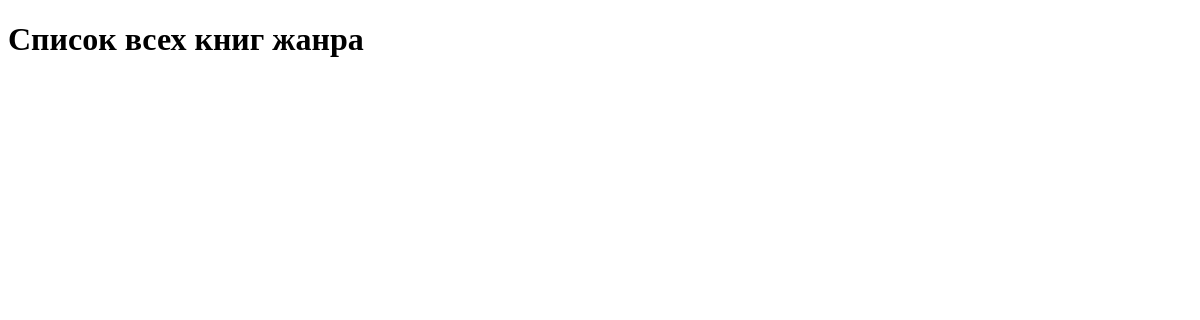
Page /print_book_by_genre/3 on the earlier database version.
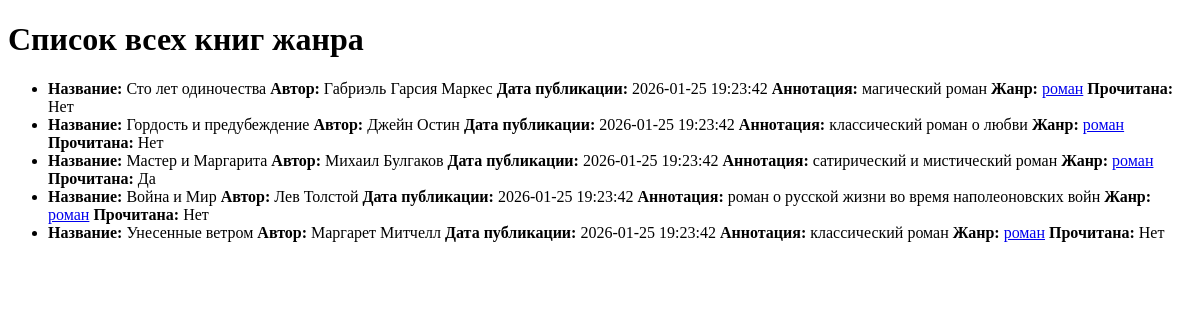
Same page on the later database version.
### models.py (models this page shows, shortened)
class Base(DeclarativeBase):
     pass

class Book(Base):
    __tablename__ = 'books'
    id: Mapped[int] = mapped_column(primary_key=True)
    publication_date: Mapped[datetime] = mapped_column(default=func.now())
    title: Mapped[str] = mapped_column(String(50))
    author: Mapped[str] = mapped_column(String(30))
    annotation: Mapped[str] = mapped_column(String(100), nullable=True)
    is_read: Mapped[bool] = mapped_column(default=False)
    genre_id: Mapped[int] = mapped_column(ForeignKey('genres.id'))
    genre = relationship('Genre', back_populates='books')

class Genre(Base):
    __tablename__ = 'genres'
    id: Mapped[int] = mapped_column(primary_key=True)
    name: Mapped[str] = mapped_column(String(20))
    description: Mapped[str] = mapped_column(String(100))
    books = relationship('Book', back_populates='genre', cascade='all, delete-orphan')

### app.py (the view)
@app.route('/print_book_by_genre/<int:genre_id>', methods=['GET'])
def print_books_by_genre(genre_id):
    books_data = bisness_logic.books_by_genre(genre_id)
    return render_template("genre_books_list.html", books=books_data)

### bisness_logic.py (called while the page is built)
def books_prepared(books):
    with Session(engine) as session:
        genres = {genre.id: genre.name for genre in session.query(Genre).all()}
        books_data = []
        for book in books:
            books_data.append({
                'title': book.title,
                'author': book.author,
                'publication_date': book.publication_date,
                'annotation': book.annotation,
                'genre_name': genres.get(book.genre_id),
                'genre_id': book.genre_id,
                'is_read': 'Да' if book.is_read else 'Нет'
            })
    return books_data

def books_by_genre(genre_id):
    with Session(engine) as session:
        books = session.query(Book).filter(Book.genre_id == genre_id).order_by(Book.publication_date).all()
        books_data = books_prepared(books)
        return books_data

### templates/genre_books_list.html (shortened to what this page needs)
<!DOCTYPE html>
<html>
<head>
</head>
<body>
<h1>Список всех книг жанра</h1>
<ul>
    {%for book in books%}
    <li>
        <b>Название:</b> {{book.title}}
        <b>Автор:</b> {{book.author}}
        <b>Дата публикации:</b> {{book.publication_date}}
        <b>Аннотация:</b> {{book.annotation}}
        <b>Жанр:</b>
        <a href="{{ url_for('print_books_by_genre', genre_id=book.genre_id) }}">{{book.genre_name}}</a>
        <b>Прочитана:</b> {{book.is_read}}
    </li>
    {%endfor%}
</ul>
</body>
</html>

Differences in the rows shown:
added Book: title "Сто лет одиночества", author "Габриэль Гарсия Маркес", publication_date "2026-01-25 19:23:42", annotation "магический роман"
now on this page (row unchanged): Genre: genre_name "роман" "роман" "роман" "роман" "роман"
added Book: title "Гордость и предубеждение", author "Джейн Остин", publication_date "2026-01-25 19:23:42", annotation "классический роман о любви"
added Book: title "Мастер и Маргарита", author "Михаил Булгаков", publication_date "2026-01-25 19:23:42", annotation "сатирический и мистический роман"
added Book: title "Война и Мир", author "Лев Толстой", publication_date "2026-01-25 19:23:42", annotation "роман о русской жизни во время наполеоновских войн"
added Book: title "Унесенные ветром", author "Маргарет Митчелл", publication_date "2026-01-25 19:23:42", annotation "классический роман"
Other differences:
new list line: "Название: Автор: Дата публикации: Аннотация: Жанр: Прочитана: Нет"
new list line: "Название: Автор: Дата публикации: Аннотация: Жанр: Прочитана: Да"
